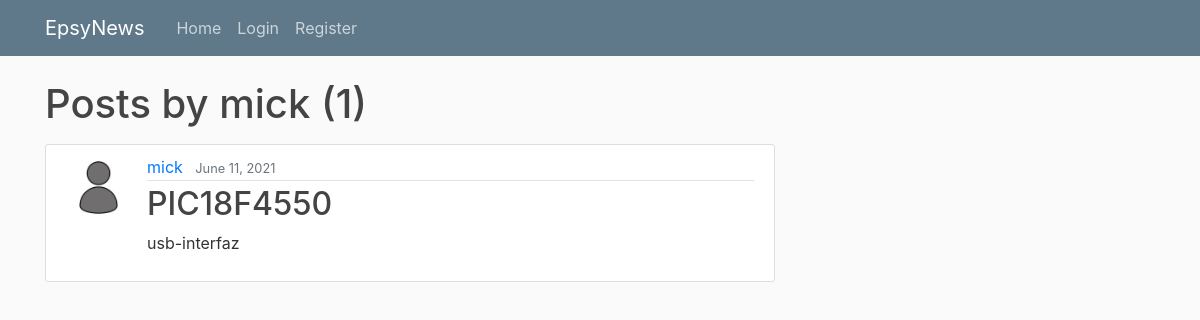
The app's page /user/mick, older data.
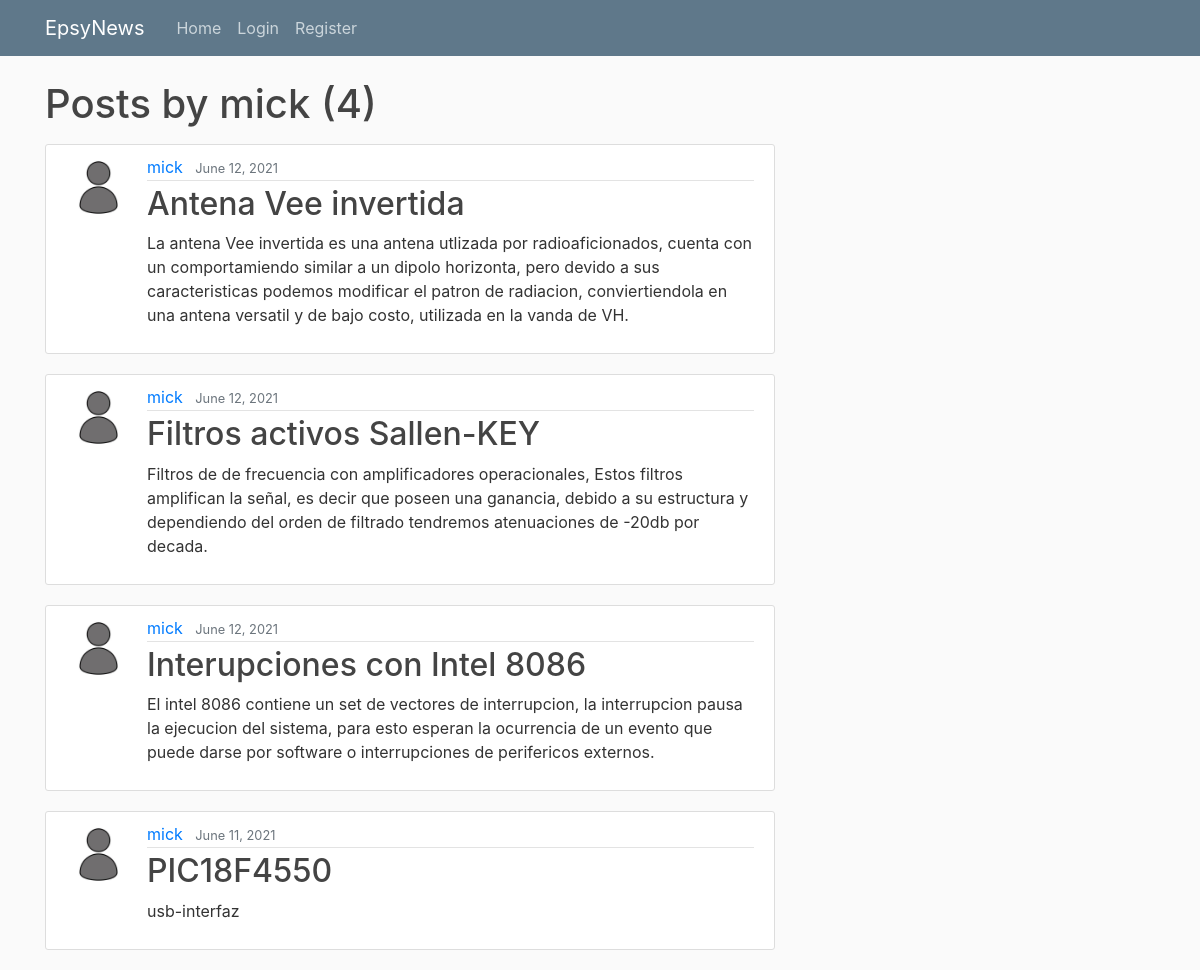
The same page, newer data.
### blog/models.py (models this page shows, shortened)
class Post(models.Model):
    title = models.CharField(max_length=100)
    content = models.TextField()
    date_posted = models.DateTimeField(default=timezone.now)
    autor = models.ForeignKey(User, on_delete=models.CASCADE)
    image = models.ImageField(default='default.jpg', upload_to='blog_images')

### users/models.py (models this page shows, shortened)
class Profile(models.Model):
    user = models.OneToOneField(User, on_delete=models.CASCADE)
    image = models.ImageField(default='default.jpg', upload_to='profile_pics')

### blog/views.py (the view)
# urls.py: path('user/<str:username>', UserPostListView.as_view(), name='user-posts'),
class UserPostListView(ListView):
    model = Post
    template_name = 'blog/user_posts.html'  # <app>/<model>_<viewtype>.html
    context_object_name = 'posts'
    paginate_by = 5
    def get_queryset(self):
        user = get_object_or_404(User, username=self.kwargs.get('username'))
        return Post.objects.filter(autor=user).order_by('-date_posted')

### blog/templates/blog/user_posts.html (shortened to what this page needs)
{% extends "blog/base.html" %}
{% block content %}
    <h1 class="mb-3">Posts by {{ view.kwargs.username }} ({{ page_obj.paginator.count }})</h1>
    {% for post in posts %}
        <article class="media content-section">
          <img class="rounded-circle article-img" src="{{ post.autor.profile.image.url }}">
          <div class="media-body">
            <div class="article-metadata">
              <a class="mr-2" href="{% url 'user-posts' post.autor.username %}">{{ post.autor }}</a>
              <small class="text-muted">{{ post.date_posted|date:"F d, Y" }}</small>
            </div>
            <h2><a class="article-title" href="{% url 'post-detail' post.id %}">{{ post.title }}</a></h2>
            <p class="article-content">{{ post.content }}</p>
          </div>
        </article>
    {% endfor %}
{% endblock content %}

### blog/templates/blog/base.html (shortened to what this page needs)
{% load static %}
<!DOCTYPE html>
<html>
<head>
    <link rel="stylesheet" href="https://maxcdn.bootstrapcdn.com/bootstrap/4.0.0/css/bootstrap.min.css">
    <link rel="stylesheet" type="text/css" href="{% static 'blog/main.css' %}">
</head>
<body>
    <header class="site-header">
    <nav class="navbar navbar-expand-md navbar-dark bg-steel fixed-top">
        <div class="container">
        <a class="navbar-brand mr-4" href="{% url 'blog-home' %}">EpsyNews</a>
        <div class="collapse navbar-collapse" id="navbarToggle">
            <div class="navbar-nav mr-auto">
            <a class="nav-item nav-link" href="{% url 'blog-home' %}">Home</a>
            <div class="navbar-nav">
            {% if user.is_authenticated %}
                <a class="nav-item nav-link" href="{% url 'profile' %}">Profile</a>
                <a class="nav-item nav-link" href="{% url 'post-create' %}">New</a>
                <a class="nav-item nav-link" href="{% url 'logout' %}">Logout</a>
              {% else %}
                <a class="nav-item nav-link" href="{% url 'login' %}">Login</a>
                <a class="nav-item nav-link" href="{% url 'register' %}">Register</a>
              {% endif %}
            </div>
        </div>
        </div>
    </nav>
    </header>
<main role="main" class="container">
    <div class="row">
        <div class="col-md-8">
        {% block content %}{% endblock %}
        </div>
    </div>
</main>
</body>
</html>

### blog/static/blog/main.css (style rules this page uses)
body { background: #fafafa; color: #333333; margin-top: 5rem; }
h1, h2, h3, h4, h5, h6 { color: #444444; }
.bg-steel { background-color: #5f788a; }
.site-header .navbar-nav .nav-link { color: #cbd5db; }
.content-section { background: #ffffff; padding: 10px 20px; border: 1px solid #dddddd; border-radius: 3px; margin-bottom: 20px; }
.article-title { color: #444444; }
.article-content { white-space: pre-line; }
.article-img { height: 65px; width: 65px; margin-right: 16px; }
.article-metadata { padding-bottom: 1px; margin-bottom: 4px; border-bottom: 1px solid #e3e3e3 }

Row changes from the older to the newer data that the page shows:
added Post: autor.profile.image (placeholder picture), autor "mick", date_posted "June 12, 2021", title "Antena Vee invertida", content "La antena Vee invertida es una antena utlizada por radioaficionados, cuenta con un comportamiendo similar a un dipolo horizonta, pero devido a sus caracteristicas podemos modificar el patron de radiacion, conviertiendola en una antena versatil y de bajo costo, utilizada en la vanda de VH."
added Post: autor.profile.image (placeholder picture), autor "mick", date_posted "June 12, 2021", title "Filtros activos Sallen-KEY", content "Filtros de de frecuencia con amplificadores operacionales, Estos filtros amplifican la señal, es decir que poseen una ganancia, debido a su estructura y dependiendo del orden de filtrado tendremos atenuaciones de -20db por decada."
added Post: autor.profile.image (placeholder picture), autor "mick", date_posted "June 12, 2021", title "Interupciones con Intel 8086", content "El intel 8086 contiene un set de vectores de interrupcion, la interrupcion pausa la ejecucion del sistema, para esto esperan la ocurrencia de un evento que puede darse por software o interrupciones de perifericos externos."
Text that changed along with them:
{{ page_obj.paginator.count }}: "1" → "4"
